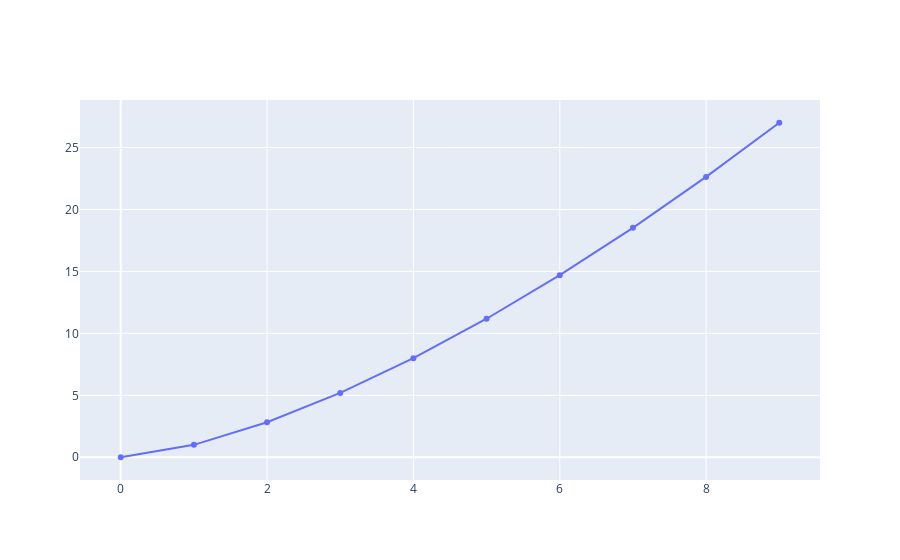

This figure's notebook cell:
### Code cell
fig = go.Figure(data=go.Scatter(x=x, y=x**1.5))
fig.show()

### Figure 1 — Plotly figure (JSON) as saved in the notebook; plotly's stock layout.template omitted (floating-point values rounded to 4 significant figures)
{"data": [{"type": "scatter", "x": [0, 1, 2, 3, 4, 5, 6, 7, 8, 9], "y": [0, 1, 2.828, 5.196, 8, 11.18, 14.7, 18.52, 22.63, 27]}], "layout": {"autosize": true, "xaxis": {"autorange": true, "range": [-0.5882, 9.588], "type": "linear"}, "yaxis": {"autorange": true, "range": [-2.228, 29.23], "type": "linear"}}}
